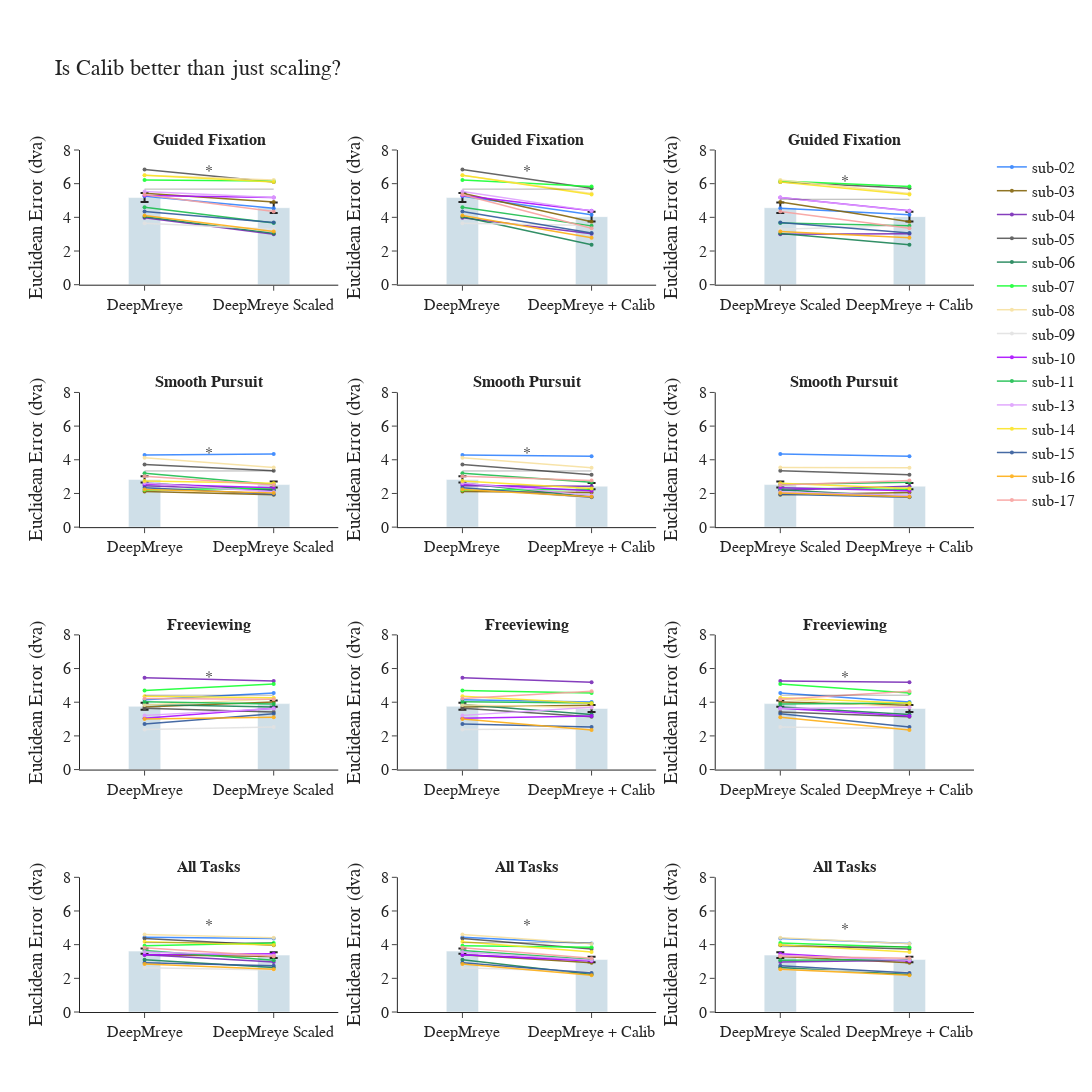

Here is the notebook cell this chart was saved with:
### Code cell
import plotly.graph_objects as go
from plotly.subplots import make_subplots
import numpy as np

# Define color and name mappings
model_name_map = {
    "pretrained": "DeepMreye",
    "scaled": "DeepMreye Scaled",
    "pt_calib": "DeepMreye + Calib"
}

bar_color = 'rgba(66, 129, 164, 0.25)' 

colormap_subject_dict = {
    'sub-02': '#3283FE', 'sub-03': '#85660D', 'sub-04': '#782AB6',
    'sub-05': '#565656', 'sub-06': '#1C8356', 'sub-07': '#16FF32', 'sub-08': '#F7E1A0',
    'sub-09': '#E2E2E2', 'sub-10': '#AA0DFE', 'sub-11': '#1CBE4F', 'sub-13': '#DEA0FD', 'sub-14': '#FBE426', 
    'sub-15': '#325A9B', 'sub-16': '#FEAF16', 'sub-17': '#F8A19F'
}

task_labels = ["<b>Guided Fixation<b>", "<b>Smooth Pursuit<b>", "<b>Freeviewing<b>"]
task_names = ["fixation", "pursuit", "freeview", "all"]


comparisons = [
    ("pretrained", "scaled"),
    ("pretrained", "pt_calib"),
    ("scaled", "pt_calib")
]

fig = make_subplots(
    rows=4, cols=3,
    subplot_titles=[f"{label}" for label in task_labels for _ in range(3)] + ["<b>All Tasks<b>"] * 3
)


# Keep track of subjects already shown in legend
shown_subjects = set()

for i, task in enumerate(task_names):
    for j, (model_a, model_b) in enumerate(comparisons):
        row = i + 1
        col = j + 1

        df_plot = df_ee[
            (df_ee["task"] == task) &
            (df_ee["model"].isin([model_a, model_b]))
        ]

        df_pivot = df_plot.pivot(index="subject", columns="model", values="mean")[[model_a, model_b]].dropna()

        means = df_pivot.mean()
        stderrs = df_pivot.sem()
        x_vals = [0, 1]

        fig.add_trace(go.Bar(
            x=x_vals,
            y=means.values,
            error_y=dict(type="data", array=stderrs.values),
            marker_color=bar_color,
            width=0.25,
            showlegend=False
        ), row=row, col=col)

        # Add connecting lines per subject
        for subject, row_data in df_pivot.iterrows():
            color = colormap_subject_dict.get(subject, 'gray')
            show_legend = subject not in shown_subjects
            shown_subjects.add(subject)

            fig.add_trace(go.Scatter(
                x=x_vals,
                y=row_data.values,
                mode='lines+markers',
                line=dict(color=color, width=1.5),
                marker=dict(size=4),
                name=subject,
                opacity=0.9,
                showlegend=show_legend
            ), row=row, col=col)

        # Add significance marker if p < 0.05
        sig_row = sig_df[
            (sig_df.task == task) &
            (sig_df.model_a == model_a) &
            (sig_df.model_b == model_b)
        ]

        if not sig_row.empty and sig_row.iloc[0].p_value < 0.05:
            y_vals = means.values
            max_y = max(y_vals)
            line_y = max_y + 0.5

            fig.add_shape(
                type="line",
                x0=0,
                x1=1,
                y0=line_y,
                y1=line_y,
                line=dict(color="black", width=1),
                row=row, col=col
            )
            fig.add_trace(go.Scatter(
                x=[0.5],
                y=[line_y + 1],
                text=["*"],
                mode="text",
                showlegend=False
            ), row=row, col=col)

# Layout
fig.update_layout(
    height=1800,
    width=1300,
    title_text="Is Calib better than just scaling?",
    template="simple_white",
    showlegend=True,
    font=dict(size=16, family="Arial"),
    margin=dict(t=150)
)

# Axis formatting
for i in range(1, 5):
    for j in range(1, 4):  # 3 columns
        if j == 1:
            model_b_label = model_name_map["scaled"]
        elif j == 2:
            model_b_label = model_name_map["pt_calib"]
        else:
            model_b_label = model_name_map["pt_calib"]  # comparing scaled vs pt_calib
        model_a_label = model_name_map["pretrained"] if j in [1, 2] else model_name_map["scaled"]

        fig.update_yaxes(range=[0, 8], title_text="Euclidean Error (dva)", row=i, col=j)
        fig.update_xaxes(
            tickvals=[0, 1],
            ticktext=[model_a_label, model_b_label],
            row=i, col=j
        )


fig.show()
#fig.write_image("/Users/sinakling/disks/meso_shared/deepmreye/derivatives/int_deepmreye/deepmreye_calib/figures/group/euclidean_error_barplots.pdf")
